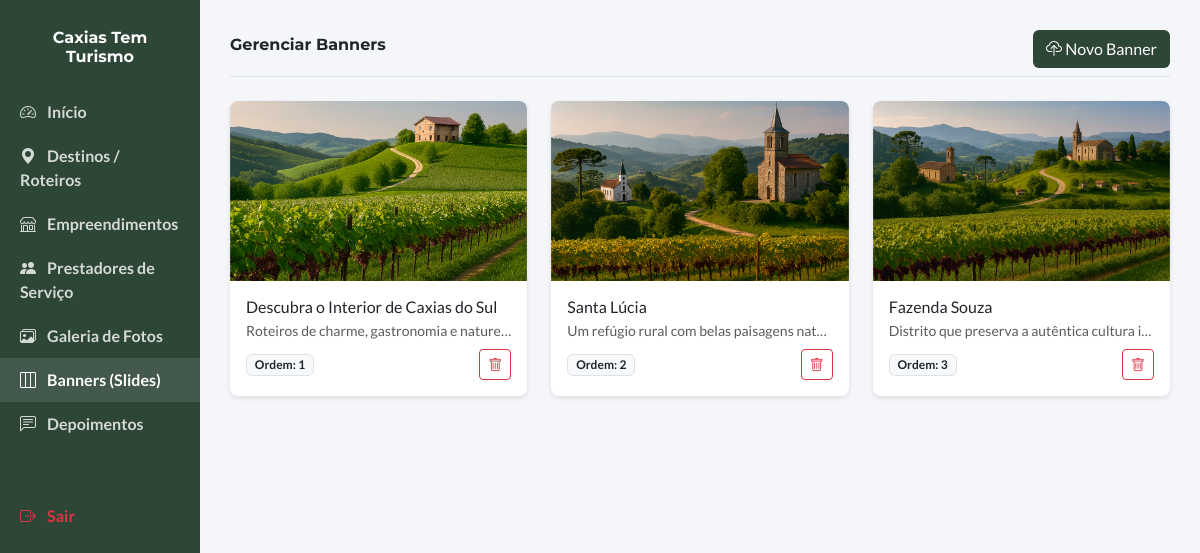
Screenshot of /admin/banners.php (signed in) with the database file from the repository.
### tables this page shows
CREATE TABLE `banners` (
  `id` int(11) NOT NULL AUTO_INCREMENT,
  `imagem` varchar(255) NOT NULL,
  `titulo` varchar(255) DEFAULT NULL,
  `subtitulo` varchar(255) DEFAULT NULL,
  `link` varchar(255) DEFAULT NULL,
  `ordem` int(11) DEFAULT 0,
  `created_at` timestamp NOT NULL DEFAULT current_timestamp(),
  `alt_text` varchar(255) DEFAULT '',
  PRIMARY KEY (`id`)
);

### admin/banners.php (the view, shortened to what this page needs)
<?php
require_once 'config.php';
$sql = "SELECT * FROM banners ORDER BY ordem ASC, id DESC";
$res_banners = $conn->query($sql);
?>
<!DOCTYPE html>
<html lang="pt-BR">
<head>
    <link href="https://cdn.jsdelivr.net/npm/bootstrap@5.3.3/dist/css/bootstrap.min.css" rel="stylesheet">
    <link rel="stylesheet" href="https://cdn.jsdelivr.net/npm/bootstrap-icons@1.11.3/font/bootstrap-icons.min.css">
</head>
<body>
<div class="container-fluid">
    <div class="row">
        <div class="col-md-3 col-lg-2 sidebar px-0 d-none d-md-block">
            <h5 class="text-center mb-4 mt-2 navbar-brand">Caxias Tem<br>Turismo</h5>
            <a href="index.php"><i class="bi bi-speedometer2 me-2"></i> Início</a>
            <a href="destinos.php"><i class="bi bi-geo-alt-fill me-2"></i> Destinos / Roteiros</a>
            <a href="empreendimentos.php"><i class="bi bi-shop me-2"></i> Empreendimentos</a>
            <a href="prestadores.php"><i class="bi bi-people-fill me-2"></i> Prestadores de Serviço</a>
            <a href="galeria.php"><i class="bi bi-images me-2"></i> Galeria de Fotos</a>
            <a href="banners.php" class="active"><i class="bi bi-layout-three-columns me-2"></i> Banners (Slides)</a>
            <a href="testimonials.php"><i class="bi bi-chat-left-text me-2"></i> Depoimentos</a>
            <a href="logout.php" class="text-danger mt-5"><i class="bi bi-box-arrow-right me-2"></i> Sair</a>
        </div>
        <div class="col-md-9 col-lg-10 main-content">
            <div class="d-flex justify-content-between align-items-center mb-4 border-bottom pb-2">
                <h2 class="navbar-brand">Gerenciar Banners</h2>
                <button type="button" class="btn text-white" style="background-color: #2E4636;" data-bs-toggle="modal" data-bs-target="#uploadModal">
                    <i class="bi bi-cloud-upload"></i> Novo Banner
                </button>
            </div>
            <div class="row g-4">
                <?php if($res_banners && $res_banners->num_rows > 0): ?>
                    <?php while($b = $res_banners->fetch_assoc()): ?>
                        <div class="col-md-6 col-lg-4">
                            <div class="card banner-card h-100">
                                <img src="../img/<?php echo htmlspecialchars($b['imagem']); ?>" class="banner-preview" alt="preview">
                                <div class="card-body">
                                    <h6 class="card-title mb-1 text-truncate"><?php echo htmlspecialchars($b['titulo']); ?></h6>
                                    <p class="card-text small text-muted mb-2 text-truncate"><?php echo htmlspecialchars($b['subtitulo']); ?></p>
                                    <div class="d-flex justify-content-between align-items-center">
                                        <span class="badge bg-light text-dark border">Ordem: <?php echo $b['ordem']; ?></span>
                                        <a href="banners.php?excluir=<?php echo $b['id']; ?>" class="btn btn-sm btn-outline-danger" onclick="return confirm('Deseja excluir este banner?');">
                                            <i class="bi bi-trash"></i>
                                        </a>
                                    </div>
                                </div>
                            </div>
                        </div>
                    <?php endwhile; ?>
                <?php endif; ?>
            </div>
        </div>
    </div>
</div>
</body>
</html>

### admin/banners.php (style rules this page uses)
body { font-family: 'Lato', sans-serif; background-color: #f4f6f9; }
.sidebar { min-height: 100vh; background-color: #2E4636; color: white; padding-top: 20px; }
.sidebar a { color: rgba(255,255,255,0.8); text-decoration: none; display: block; padding: 10px 20px; font-weight: bold; }
.sidebar a:hover, .sidebar a.active { background-color: rgba(255,255,255,0.1); color: white; }
.main-content { padding: 30px; }
.navbar-brand { font-family: 'Montserrat', sans-serif; font-weight: 700; }
.banner-preview { width: 100%; height: 180px; object-fit: cover; border-radius: 8px 8px 0 0; }
.banner-card { transition: transform 0.2s; border: none; box-shadow: 0 2px 5px rgba(0,0,0,0.1); border-radius: 8px; }

### rows the page displays
banners: imagem (picture), titulo "Descubra o Interior de Caxias do Sul", subtitulo "Roteiros de charme, gastronomia e natur…", ordem "1"
banners: imagem (picture), titulo "Santa Lúcia", subtitulo "Um refúgio rural com belas paisagens nat…", ordem "2"
banners: imagem (picture), titulo "Fazenda Souza", subtitulo "Distrito que preserva a autêntica cultura i…", ordem "3"
